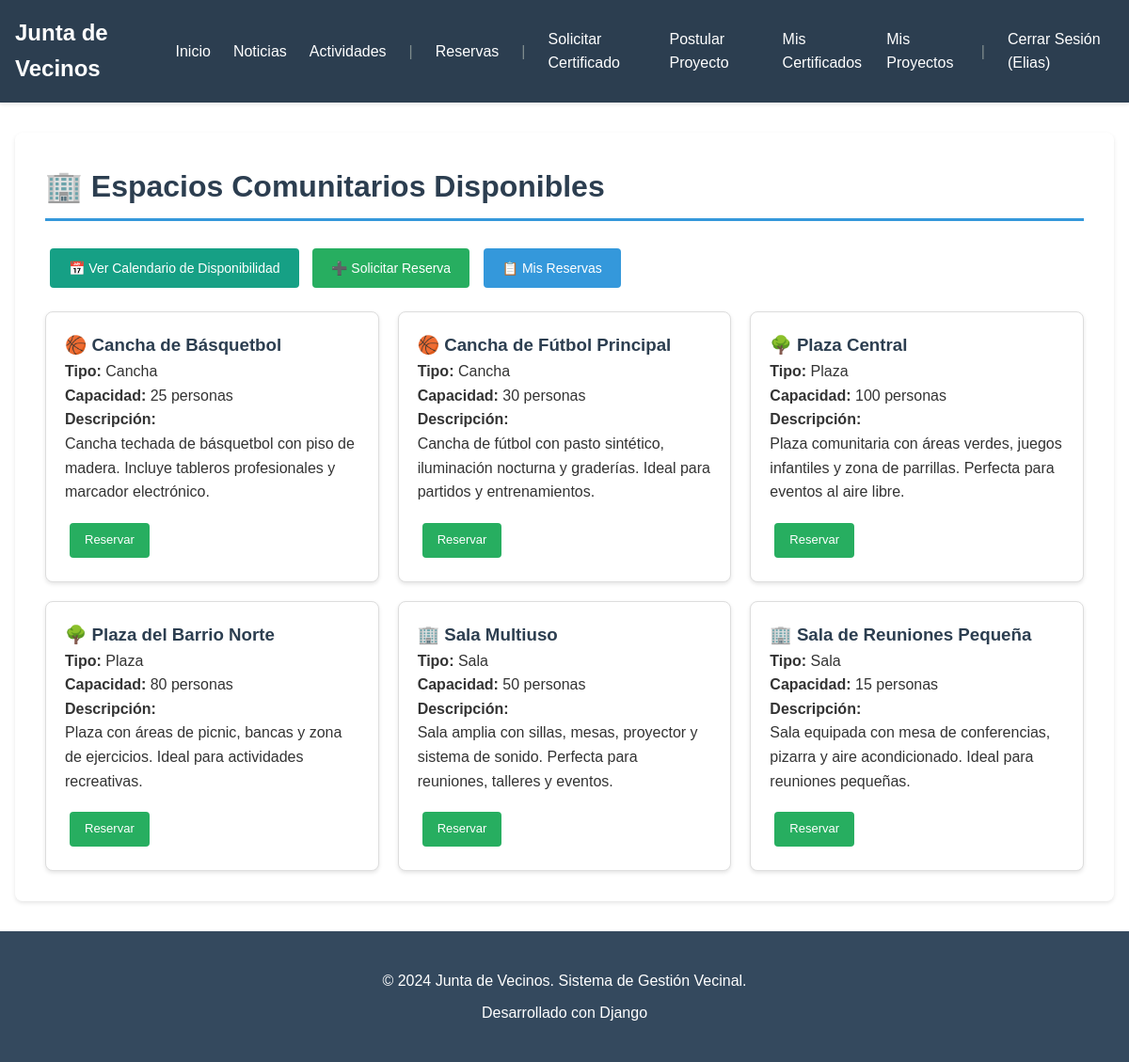
The app's page /reservas/espacios/ (signed in) with its own data.
### gestion/models.py (models this page shows, shortened)
class EspacioComunitario(models.Model):
    TIPO_CHOICES = [
        ('cancha', 'Cancha'),
        ('sala', 'Sala'),
        ('plaza', 'Plaza'),
    ]
    nombre = models.CharField(max_length=200)
    tipo = models.CharField(max_length=20, choices=TIPO_CHOICES)
    descripcion = models.TextField()
    capacidad = models.IntegerField(help_text="Capacidad máxima de personas")
    activo = models.BooleanField(default=True)
    class Meta:
        verbose_name = "Espacio Comunitario"
        verbose_name_plural = "Espacios Comunitarios"

### gestion/views.py (the view)
# urls.py: path('reservas/espacios/', views.listar_espacios, name='listar_espacios'),
@login_required
def listar_espacios(request):
    espacios = EspacioComunitario.objects.filter(activo=True).order_by('tipo', 'nombre')
    return render(request, 'gestion/reservas/espacios.html', {'espacios': espacios})

### gestion/templates/gestion/reservas/espacios.html (shortened to what this page needs)
{% extends 'gestion/base.html' %}
{% block content %}
<div class="content-container">
    <h1>🏢 Espacios Comunitarios Disponibles</h1>
    <div style="margin-bottom: 20px;">
        <a href="{% url 'calendario_reservas' %}" class="btn btn-info">📅 Ver Calendario de Disponibilidad</a>
        <a href="{% url 'solicitar_reserva' %}" class="btn btn-success">➕ Solicitar Reserva</a>
        <a href="{% url 'mis_reservas' %}" class="btn btn-primary">📋 Mis Reservas</a>
    </div>
    {% if espacios %}
        <div style="display: grid; grid-template-columns: repeat(auto-fill, minmax(300px, 1fr)); gap: 20px;">
            {% for espacio in espacios %}
            <div style="border: 1px solid #ddd; border-radius: 8px; padding: 20px; background: white; box-shadow: 0 2px 4px rgba(0,0,0,0.1);">
                <h3 style="margin-top: 0; color: #2c3e50;">
                    {% if espacio.tipo == 'cancha' %}🏀
                    {% elif espacio.tipo == 'sala' %}🏢
                    {% elif espacio.tipo == 'plaza' %}🌳
                    {% endif %}
                    {{ espacio.nombre }}
                </h3>
                <p><strong>Tipo:</strong> {{ espacio.get_tipo_display }}</p>
                <p><strong>Capacidad:</strong> {{ espacio.capacidad }} personas</p>
                <p><strong>Descripción:</strong><br>{{ espacio.descripcion }}</p>
                <div style="margin-top: 15px;">
                    <a href="{% url 'solicitar_reserva' %}?espacio={{ espacio.id }}" class="btn btn-success btn-sm">Reservar</a>
                </div>
            </div>
            {% endfor %}
        </div>
    {% else %}
        <p class="no-data">No hay espacios comunitarios disponibles en este momento.</p>
    {% endif %}
</div>
{% endblock %}

### gestion/templates/gestion/base.html (shortened to what this page needs)
{% load static %}
<!DOCTYPE html>
<html lang="es">
<head>
    <link rel="stylesheet" href="{% static 'css/estilos.css' %}">
</head>
<body>
    <nav class="navbar">
        <div class="nav-container">
            <a href="{% url 'home' %}" class="nav-brand">Junta de Vecinos</a>
            <ul class="nav-menu">
                <li><a href="{% url 'home' %}">Inicio</a></li>
                <li><a href="{% url 'listar_noticias' %}">Noticias</a></li>
                <li><a href="{% url 'listar_actividades' %}">Actividades</a></li>
                {% if user.is_authenticated %}
                    <li class="nav-divider">|</li>
                    <li><a href="{% url 'listar_espacios' %}">Reservas</a></li>
                    {% if user.is_staff %}
                        <li class="nav-divider">|</li>
                        <li><a href="{% url 'lista_vecinos' %}">Gestión Vecinos</a></li>
                        <li><a href="{% url 'listar_certificados' %}">Gestión Certificados</a></li>
                        <li><a href="{% url 'listar_proyectos' %}">Gestión Proyectos</a></li>
                        <li><a href="{% url 'crear_noticia' %}">Crear Noticia</a></li>
                    {% else %}
                        <li class="nav-divider">|</li>
                        <li><a href="{% url 'solicitar_certificado' %}">Solicitar Certificado</a></li>
                        <li><a href="{% url 'postular_proyecto' %}">Postular Proyecto</a></li>
                        <li><a href="{% url 'listar_certificados' %}">Mis Certificados</a></li>
                        <li><a href="{% url 'listar_proyectos' %}">Mis Proyectos</a></li>
                    {% endif %}
                    <li class="nav-divider">|</li>
                    <li><a href="{% url 'logout' %}">Cerrar Sesión ({{ user.first_name }})</a></li>
                {% else %}
                    <li><a href="{% url 'registrar_vecino' %}">Registrarse</a></li>
                    <li class="nav-divider">|</li>
                    <li><a href="{% url 'login' %}">Iniciar Sesión</a></li>
                {% endif %}
            </ul>
        </div>
    </nav>
    <main class="main-content">
        {% block content %}
        {% endblock %}
    </main>
    <footer class="footer">
        <div class="footer-container">
            <p>&copy; 2024 Junta de Vecinos. Sistema de Gestión Vecinal.</p>
            <p>Desarrollado con Django</p>
        </div>
    </footer>
</body>
</html>

### core/static/css/estilos.css (style rules this page uses)
* { margin: 0; padding: 0; box-sizing: border-box; }
body { font-family: Arial, sans-serif; line-height: 1.6; color: #333; min-height: 100vh; display: flex; flex-direction: column; }
.navbar { background-color: #2c3e50; color: white; padding: 1rem 0; box-shadow: 0 2px 4px rgba(0,0,0,0.1); }
.nav-container { max-width: 1200px; margin: 0 auto; padding: 0 1rem; display: flex; justify-content: space-between; align-items: center; }
.nav-brand { color: white; text-decoration: none; font-size: 1.5rem; font-weight: bold; }
.nav-menu { list-style: none; display: flex; gap: 1.5rem; align-items: center; }
.nav-menu li a { color: white; text-decoration: none; transition: color 0.3s; }
.nav-divider { color: #7f8c8d; }
.main-content { flex: 1; max-width: 1200px; width: 100%; margin: 2rem auto; padding: 0 1rem; }
.footer { background-color: #34495e; color: white; padding: 2rem 0; margin-top: auto; }
.footer-container { max-width: 1200px; margin: 0 auto; padding: 0 1rem; text-align: center; }
.footer p { margin: 0.5rem 0; }
.content-container { background: white; padding: 2rem; border-radius: 8px; box-shadow: 0 2px 4px rgba(0,0,0,0.1); }
.content-container h1 { color: #2c3e50; margin-bottom: 1.5rem; border-bottom: 3px solid #3498db; padding-bottom: 0.5rem; }
form button[type="submit"], .btn { background-color: #3498db; color: white; padding: 0.75rem 1.5rem; border: none; border-radius: 4px; cursor: pointer; font-size: 1rem; transition: background-color 0.3s; }
.btn-primary { background-color: #3498db; }
.btn-success { background-color: #28a745; }

### gestion/templates/gestion/reservas/espacios.html (style rules this page uses)
.btn { display: inline-block; padding: 10px 20px; margin: 5px; border: none; border-radius: 4px; cursor: pointer; text-decoration: none; font-size: 14px; }
.btn-success { background-color: #27ae60; color: white; }
.btn-primary { background-color: #3498db; color: white; }
.btn-info { background-color: #16a085; color: white; }
.btn-sm { padding: 8px 16px; font-size: 13px; }

### records on screen
EspacioComunitario: nombre "Cancha de Básquetbol", tipo "Cancha", capacidad "25", descripcion "Cancha techada de básquetbol con piso de madera. Incluye tableros profesionales y marcador electrónico."
EspacioComunitario: nombre "Cancha de Fútbol Principal", tipo "Cancha", capacidad "30", descripcion "Cancha de fútbol con pasto sintético, iluminación nocturna y graderías. Ideal para partidos y entrenamientos."
EspacioComunitario: nombre "Plaza Central", tipo "Plaza", capacidad "100", descripcion "Plaza comunitaria con áreas verdes, juegos infantiles y zona de parrillas. Perfecta para eventos al aire libre."
EspacioComunitario: nombre "Plaza del Barrio Norte", tipo "Plaza", capacidad "80", descripcion "Plaza con áreas de picnic, bancas y zona de ejercicios. Ideal para actividades recreativas."
EspacioComunitario: nombre "Sala Multiuso", tipo "Sala", capacidad "50", descripcion "Sala amplia con sillas, mesas, proyector y sistema de sonido. Perfecta para reuniones, talleres y eventos."
EspacioComunitario: nombre "Sala de Reuniones Pequeña", tipo "Sala", capacidad "15", descripcion "Sala equipada con mesa de conferencias, pizarra y aire acondicionado. Ideal para reuniones pequeñas."

### other values on screen
{{ user.first_name }} "Elias"
